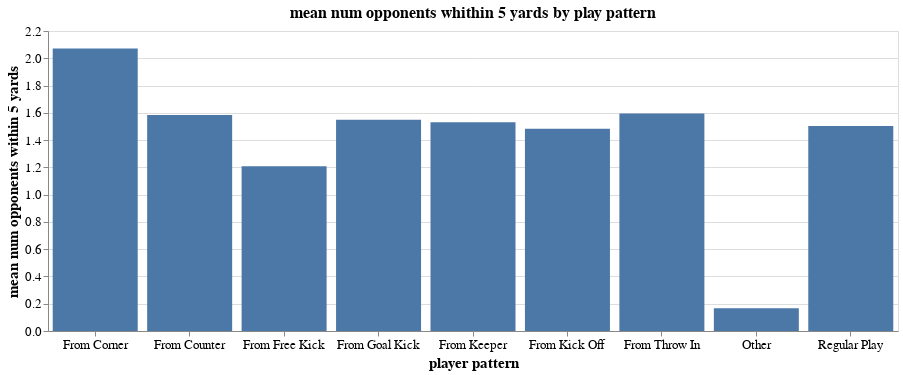

Source (notebook cell):
### Markdown cell above
**Comments:**

For goal scoring rate by _play pattern_, we see that "other" has a very large percent goals scored value. This tells us that "other" refers to penalties. Aside from "other", we can see that shots from counter attacks have a larger chance to produce a goal than any other play pattern, probably because counter attacks mean that the opposition is much less organized, resulting in more space. To be sure, we can check this below:

### Code cell
alt.Chart(shot_training_set.groupby("play pattern").mean().reset_index()).mark_bar().encode(
        alt.X('play pattern:N', axis = alt.Axis(title = "player pattern", labelAngle = 0)),
        alt.Y('num opponents within 5 yards:Q', axis = alt.Axis(title = 'mean num opponents within 5 yards'))
).properties(width = 850, height = 300, 
             title = "mean num opponents whithin 5 yards by play pattern"
).configure_axis(labelFontSize = 13, titleFontSize = 15
).configure_title(fontSize = 16)

### Figure 1 — Vega-Lite specification as saved in the notebook (floating-point values rounded to 4 significant figures)
{"$schema": "https://vega.github.io/schema/vega-lite/v3.4.0.json", "config": {"axis": {"labelFontSize": 13, "titleFontSize": 15}, "mark": {"tooltip": null}, "title": {"fontSize": 16}, "view": {"height": 300, "width": 400}}, "data": {"name": "data-f22fd95507e1c703c30a54bce65c3b3c"}, "datasets": {"data-f22fd95507e1c703c30a54bce65c3b3c": [{"Distance from goal": 15.89, "duration": 0.7896, "first time": 0.3072, "num opponents between shot and goal": 0.9913, "num opponents within 5 yards": 2.072, "outcome": 0.09477, "play pattern": "From Corner", "x gk position": 118.5, "x start location": 106.5, "y gk position": 39.88, "y start location": 39.56}, {"Distance from goal": 17.56, "duration": 0.6701, "first time": 0.2714, "num opponents between shot and goal": 0.2268, "num opponents within 5 yards": 1.584, "outcome": 0.1896, "play pattern": "From Counter", "x gk position": 115.3, "x start location": 105.8, "y gk position": 39.64, "y start location": 38.91}, {"Distance from goal": 22.16, "duration": 0.8257, "first time": 0.2465, "num opponents between shot and goal": 1.295, "num opponents within 5 yards": 1.209, "outcome": 0.108, "play pattern": "From Free Kick", "x gk position": 118.1, "x start location": 100.7, "y gk position": 40.06, "y start location": 39.52}, {"Distance from goal": 18.76, "duration": 0.7089, "first time": 0.3554, "num opponents between shot and goal": 0.4835, "num opponents within 5 yards": 1.55, "outcome": 0.1612, "play pattern": "From Goal Kick", "x gk position": 117.3, "x start location": 104.5, "y gk position": 39.68, "y start location": 39.02}, {"Distance from goal": 19.86, "duration": 0.7723, "first time": 0.2911, "num opponents between shot and goal": 0.443, "num opponents within 5 yards": 1.532, "outcome": 0.08861, "play pattern": "From Keeper", "x gk position": 116.8, "x start location": 103.2, "y gk position": 39.98, "y start location": 39.87}, {"Distance from goal": 21.14, "duration": 0.7928, "first time": 0.3333, "num opponents between shot and goal": 0.5977, "num opponents within 5 yards": 1.483, "outcome": 0.1264, "play pattern": "From Kick Off", "x gk position": 117.7, "x start location": 101.9, "y gk position": 40.2, "y start location": 40.54}, {"Distance from goal": 19.76, "duration": 0.7712, "first time": 0.3387, "num opponents between shot and goal": 0.4797, "num opponents within 5 yards": 1.594, "outcome": 0.122, "play pattern": "From Throw In", "x gk position": 117.6, "x start location": 103.5, "y gk position": 40.02, "y start location": 39.81}, {"Distance from goal": 12.92, "duration": 0.5709, "first time": 0.05882, "num opponents between shot and goal": 0.05882, "num opponents within 5 yards": 0.1667, "outcome": 0.7353, "play pattern": "Other", "x gk position": 119.7, "x start location": 107.2, "y gk position": 39.97, "y start location": 39.97}, {"Distance from goal": 19.25, "duration": 0.7644, "first time": 0.3229, "num opponents between shot and goal": 0.4546, "num opponents within 5 yards": 1.504, "outcome": 0.1567, "play pattern": "Regular Play", "x gk position": 117.3, "x start location": 104.0, "y gk position": 39.84, "y start location": 39.1}]}, "encoding": {"x": {"axis": {"labelAngle": 0, "title": "player pattern"}, "field": "play pattern", "type": "nominal"}, "y": {"axis": {"title": "mean num opponents within 5 yards"}, "field": "num opponents within 5 yards", "type": "quantitative"}}, "height": 300, "mark": "bar", "title": "mean num opponents whithin 5 yards by play pattern", "width": 850}
